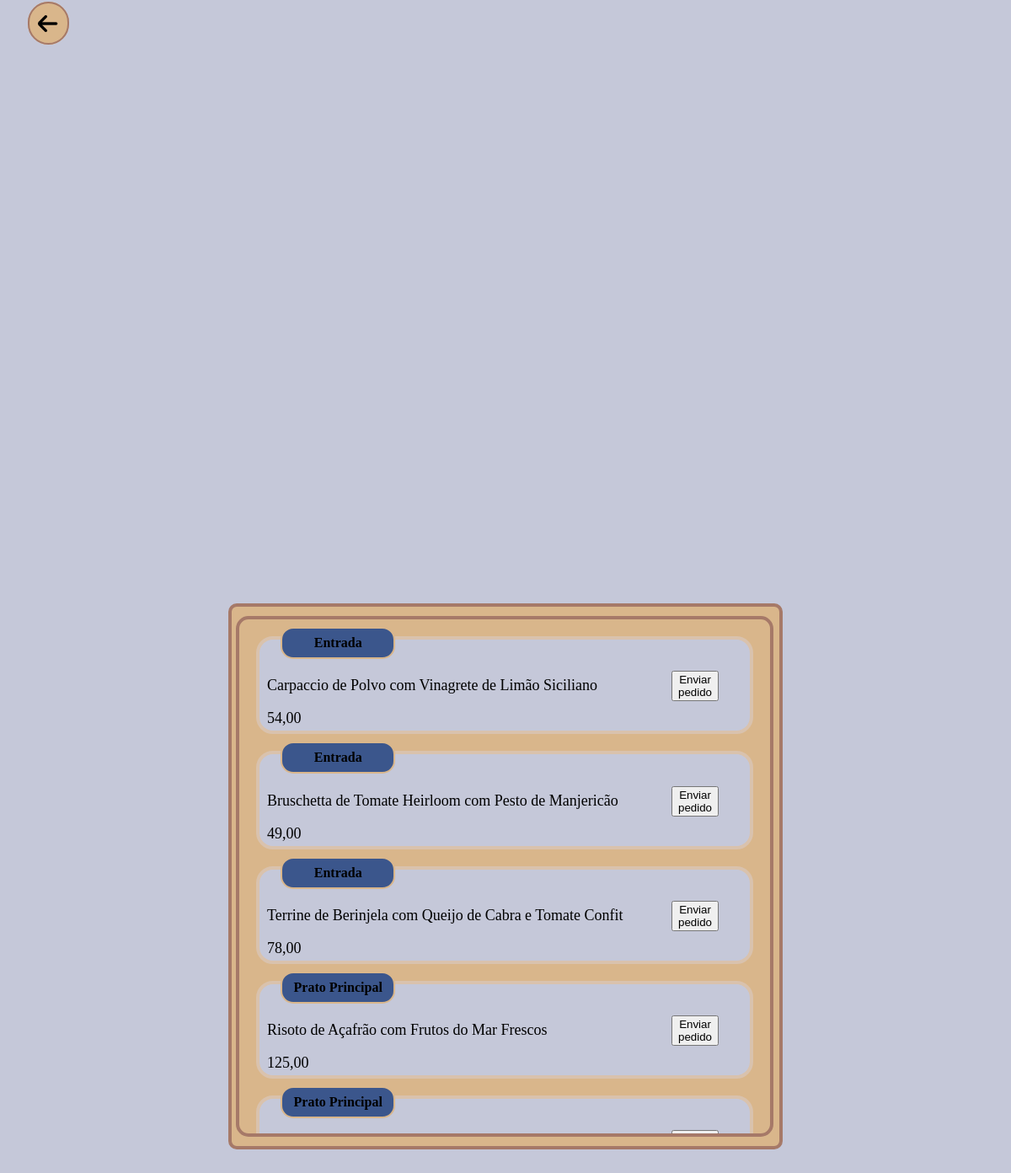
/mesa/pedido_edit.php (signed in), run on the app's committed database.
### tables this page shows
CREATE TABLE produto (
    id_produto INT PRIMARY KEY AUTO_INCREMENT,
    valor_produto VARCHAR(100),
    nome_produto VARCHAR(100),
    tipo_produto VARCHAR(100)
);

### mesa/pedido_edit.php (the view, shortened to what this page needs)
<?php
   include('../connection.php');
   $id_pedido = $_GET["id"];
   $sqlProd = "SELECT * FROM produto;";
   $resultPord = $conn->query($sqlProd);
?>
<!DOCTYPE html>
<html lang="en">
<head>
    <link rel="stylesheet" href="novas_pedidoStyle.css">
</head>
    <body>
    <a id="botaoVoltar" href="../mesa/menuMesas.php"><img src="../imagens/iconVoltar.png" alt="voltarHome" style="width: 40px; height: 40px"></a>
    <div id="menumessas">
        <div id="conteinerProdutos" style="width: 630px; height: 610px;">
          <?php
    if ($resultPord->num_rows > 0) {
        while ($row = $resultPord->fetch_assoc()) {
?>
            <div>
                <?php  echo'<div class="boxProduto" id="boxProduto'.$row["id_produto"].'">'?>
                <?php echo'<h4>'.$row["tipo_produto"].'</h4>'?>
                    <?php echo'<p>'.$row["nome_produto"].'</p>'?>
                    <?php echo'<p>'.$row["valor_produto"].'</p>'?>
                    <div id="contButton">
                        <div>
                            <?php echo '<form method="post" action="pedido_edit_php.php">
                                        <input type="hidden" name="id_pedido" value="' . $id_pedido. '">
                                        <input type="hidden" name="id_prod" value="' . $row["id_produto"] . '">
                                        <button type="submit">Enviar pedido</button>
                                         </form>';
                                         ?>
                        </div>
                    </div>
                </div>
            </div>
<?php
        }
    }
?>

### mesa/novas_pedidoStyle.css (style rules this page uses)
body { background-color: #C5C8D9; }
h4 { text-align: center; width: 20%; padding: 8px 8px; border-radius: 15px; margin-top: -15px; margin-left: 25px; background-color: #3B568C; border: 2px solid #D9B68B; }
p { color: #000; font-size: large; width: 455px; }
#menumessas { color: rgb(255, 255, 255); position: fixed; top: 50%; left: 50%; transform: translate(-50%, -50%); width: 650px; height: 640px; border: 4px solid #A67968; border-radius: 20px; background-color: #D9B68B; border-radius: 10px; z-index: 1000; }
#botaoVoltar { background-color: #D9B68B; color: #fff; text-decoration: none; cursor: pointer; border: 2px solid #A67968; padding: 30px 5px 0px 0px; border-radius: 100px; margin-left: 25px; }
#conteinerProdutos { position: relative; width: 630px; height: 500px; overflow-x: hidden; border: 4px solid #A67968; margin-top: 11px; margin-bottom: 11px; margin-left: 5px; border-radius: 15px; }
.boxProduto { color: #000; margin: 20px; height: auto; background-color: #C5C8D9 ; border: 4px solid #D9C2AD; border-radius: 20px; }
.boxProduto > p { margin-left: 9px; }
#contButton { width: 35px; margin-left: 489px; margin-top: -85px; margin-bottom: 35px; border-radius: 25px; }
form { display: flex; flex-wrap: wrap; }

### data on the page
produto: tipo_produto "Entrada", nome_produto "Carpaccio de Polvo com Vinagrete de Limão Siciliano", valor_produto "54,00"
produto: tipo_produto "Entrada", nome_produto "Bruschetta de Tomate Heirloom com Pesto de Manjericão", valor_produto "49,00"
produto: tipo_produto "Entrada", nome_produto "Terrine de Berinjela com Queijo de Cabra e Tomate Confit", valor_produto "78,00"
produto: tipo_produto "Prato Principal", nome_produto "Risoto de Açafrão com Frutos do Mar Frescos", valor_produto "125,00"
produto: tipo_produto "Prato Principal"
